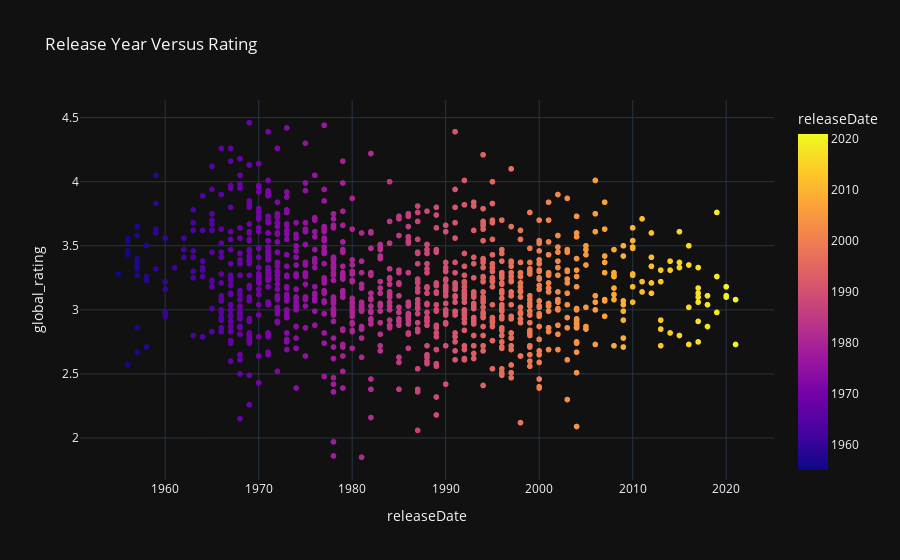

This figure's notebook cell:
### Code cell
px.scatter(album_df,x='releaseDate',y='global_rating',color='releaseDate',color_continuous_scale=px.colors.sequential.Plasma,template='plotly_dark',title='Release Year Versus Rating')

### Figure 1 — Plotly figure (JSON) as saved in the notebook; plotly's stock layout.template omitted (floating-point values rounded to 4 significant figures; data arrays with more than 128 entries replaced by an {"elided": "..."} marker saying what was removed)
{"data": [{"hovertemplate": "releaseDate=%{marker.color}<br>global_rating=%{y}<extra></extra>", "legendgroup": "", "marker": {"color": {"elided": "1084 int values"}, "coloraxis": "coloraxis", "symbol": "circle"}, "mode": "markers", "name": "", "showlegend": false, "type": "scattergl", "x": {"elided": "1084 int values"}, "xaxis": "x", "y": {"elided": "1084 float values"}, "yaxis": "y"}], "layout": {"coloraxis": {"colorbar": {"title": {"text": "releaseDate"}}, "colorscale": [[0, "#0d0887"], [0.1111, "#46039f"], [0.2222, "#7201a8"], [0.3333, "#9c179e"], [0.4444, "#bd3786"], [0.5556, "#d8576b"], [0.6667, "#ed7953"], [0.7778, "#fb9f3a"], [0.8889, "#fdca26"], [1, "#f0f921"]]}, "legend": {"tracegroupgap": 0}, "title": {"text": "Release Year Versus Rating"}, "xaxis": {"anchor": "y", "domain": [0, 1], "title": {"text": "releaseDate"}}, "yaxis": {"anchor": "x", "domain": [0, 1], "title": {"text": "global_rating"}}}}
